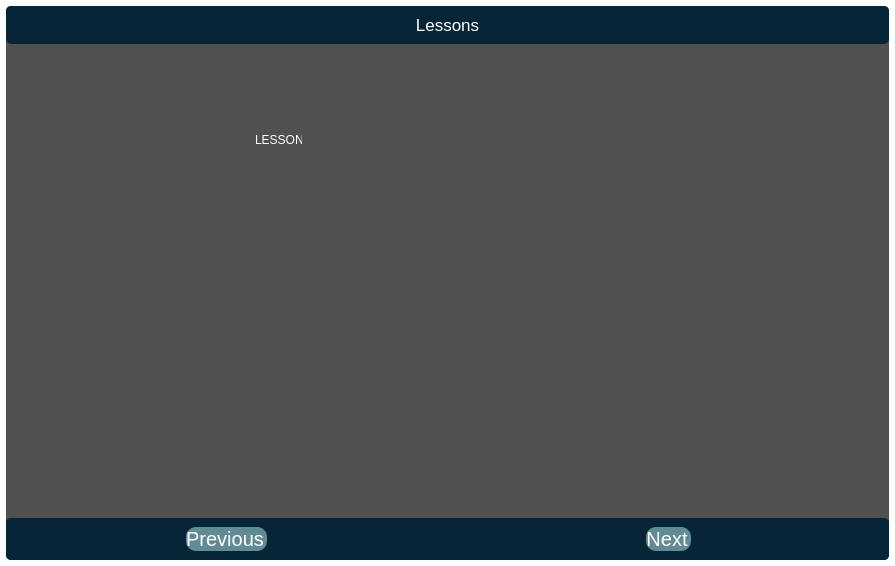
<?xml version="1.0" encoding="UTF-8"?>
<ui version="4.0">
 <class>lessonsDialog</class>
 <widget class="QDialog" name="lessonsDialog">
  <property name="geometry">
   <rect>
    <x>0</x>
    <y>0</y>
    <width>895</width>
    <height>566</height>
   </rect>
  </property>
  <property name="windowTitle">
   <string>Dialog</string>
  </property>
  <property name="styleSheet">
   <string notr="true">*{
border: none;
background-color: transparent;
background: transparent;
padding: 0;
margin: 0;
color: #fff;
}
#widget{
border-image: url(:/images/back1.png);

}
#widget_2{
background-color:rgba(0,0,0,175);
border-radius: 20px;
}</string>
  </property>
  <layout class="QVBoxLayout" name="verticalLayout">
   <property name="spacing">
    <number>0</number>
   </property>
   <property name="leftMargin">
    <number>0</number>
   </property>
   <property name="topMargin">
    <number>0</number>
   </property>
   <property name="rightMargin">
    <number>0</number>
   </property>
   <property name="bottomMargin">
    <number>0</number>
   </property>
   <item>
    <widget class="QWidget" name="widget" native="true">
     <layout class="QVBoxLayout" name="verticalLayout_2">
      <property name="spacing">
       <number>0</number>
      </property>
      <property name="leftMargin">
       <number>6</number>
      </property>
      <property name="topMargin">
       <number>6</number>
      </property>
      <property name="rightMargin">
       <number>6</number>
      </property>
      <property name="bottomMargin">
       <number>6</number>
      </property>
      <item>
       <widget class="QWidget" name="widget_2" native="true">
        <layout class="QVBoxLayout" name="verticalLayout_3">
         <property name="spacing">
          <number>0</number>
         </property>
         <property name="leftMargin">
          <number>0</number>
         </property>
         <property name="topMargin">
          <number>0</number>
         </property>
         <property name="rightMargin">
          <number>0</number>
         </property>
         <property name="bottomMargin">
          <number>0</number>
         </property>
         <item>
          <widget class="QWidget" name="widget_3" native="true">
           <layout class="QVBoxLayout" name="verticalLayout_4">
            <property name="spacing">
             <number>0</number>
            </property>
            <property name="leftMargin">
             <number>0</number>
            </property>
            <property name="topMargin">
             <number>0</number>
            </property>
            <property name="rightMargin">
             <number>0</number>
            </property>
            <property name="bottomMargin">
             <number>0</number>
            </property>
            <item>
             <widget class="QWidget" name="topContainer" native="true">
              <property name="styleSheet">
               <string notr="true">background-color: rgb(6, 38, 56);
border-radius: 5px;</string>
              </property>
              <layout class="QHBoxLayout" name="horizontalLayout">
               <property name="spacing">
                <number>0</number>
               </property>
               <property name="leftMargin">
                <number>0</number>
               </property>
               <property name="topMargin">
                <number>0</number>
               </property>
               <property name="rightMargin">
                <number>0</number>
               </property>
               <property name="bottomMargin">
                <number>0</number>
               </property>
               <item alignment="Qt::AlignLeft|Qt::AlignTop">
                <widget class="QWidget" name="widget_4" native="true">
                 <layout class="QVBoxLayout" name="verticalLayout_5">
                  <item>
                   <widget class="QPushButton" name="backButton">
                    <property name="text">
                     <string/>
                    </property>
                    <property name="icon">
                     <iconset resource="res.qrc">
                      <normaloff>:/icons/icons/corner-up-left.svg</normaloff>:/icons/icons/corner-up-left.svg</iconset>
                    </property>
                    <property name="iconSize">
                     <size>
                      <width>25</width>
                      <height>25</height>
                     </size>
                    </property>
                   </widget>
                  </item>
                 </layout>
                </widget>
               </item>
               <item alignment="Qt::AlignTop">
                <widget class="QWidget" name="widget_7" native="true">
                 <layout class="QVBoxLayout" name="verticalLayout_6">
                  <item>
                   <widget class="QLabel" name="label">
                    <property name="font">
                     <font>
                      <pointsize>13</pointsize>
                     </font>
                    </property>
                    <property name="text">
                     <string>Lessons</string>
                    </property>
                    <property name="alignment">
                     <set>Qt::AlignCenter</set>
                    </property>
                   </widget>
                  </item>
                 </layout>
                </widget>
               </item>
               <item alignment="Qt::AlignRight|Qt::AlignTop">
                <widget class="QWidget" name="widget_8" native="true">
                 <layout class="QHBoxLayout" name="horizontalLayout_2">
                  <property name="leftMargin">
                   <number>9</number>
                  </property>
                  <property name="topMargin">
                   <number>9</number>
                  </property>
                  <property name="rightMargin">
                   <number>9</number>
                  </property>
                  <property name="bottomMargin">
                   <number>9</number>
                  </property>
                  <item>
                   <widget class="QPushButton" name="minimizeButton">
                    <property name="text">
                     <string/>
                    </property>
                    <property name="icon">
                     <iconset resource="res.qrc">
                      <normaloff>:/icons/icons/minus.svg</normaloff>:/icons/icons/minus.svg</iconset>
                    </property>
                    <property name="iconSize">
                     <size>
                      <width>25</width>
                      <height>25</height>
                     </size>
                    </property>
                   </widget>
                  </item>
                  <item>
                   <widget class="QPushButton" name="maximizeButton">
                    <property name="text">
                     <string/>
                    </property>
                    <property name="icon">
                     <iconset resource="res.qrc">
                      <normaloff>:/icons/icons/maximize.svg</normaloff>:/icons/icons/maximize.svg</iconset>
                    </property>
                    <property name="iconSize">
                     <size>
                      <width>25</width>
                      <height>25</height>
                     </size>
                    </property>
                   </widget>
                  </item>
                  <item>
                   <widget class="QPushButton" name="closeButton">
                    <property name="text">
                     <string/>
                    </property>
                    <property name="icon">
                     <iconset resource="res.qrc">
                      <normaloff>:/icons/icons/x.svg</normaloff>:/icons/icons/x.svg</iconset>
                    </property>
                    <property name="iconSize">
                     <size>
                      <width>25</width>
                      <height>25</height>
                     </size>
                    </property>
                   </widget>
                  </item>
                 </layout>
                </widget>
               </item>
              </layout>
             </widget>
            </item>
            <item>
             <widget class="QWidget" name="centerContainer" native="true">
              <layout class="QVBoxLayout" name="verticalLayout_10">
               <item>
                <widget class="QWidget" name="topicContainer" native="true">
                 <layout class="QVBoxLayout" name="verticalLayout_11">
                  <property name="spacing">
                   <number>0</number>
                  </property>
                  <property name="leftMargin">
                   <number>0</number>
                  </property>
                  <property name="topMargin">
                   <number>0</number>
                  </property>
                  <property name="rightMargin">
                   <number>0</number>
                  </property>
                  <property name="bottomMargin">
                   <number>0</number>
                  </property>
                  <item>
                   <widget class="QStackedWidget" name="topicPages">
                    <property name="currentIndex">
                     <number>1</number>
                    </property>
                    <widget class="QWidget" name="page">
                     <widget class="QWidget" name="widget_5" native="true">
                      <property name="geometry">
                       <rect>
                        <x>150</x>
                        <y>50</y>
                        <width>120</width>
                        <height>80</height>
                       </rect>
                      </property>
                      <widget class="QLabel" name="label_2">
                       <property name="geometry">
                        <rect>
                         <x>30</x>
                         <y>20</y>
                         <width>47</width>
                         <height>13</height>
                        </rect>
                       </property>
                       <property name="text">
                        <string>LESSON1</string>
                       </property>
                      </widget>
                     </widget>
                    </widget>
                    <widget class="QWidget" name="page_2">
                     <widget class="QWidget" name="widget_6" native="true">
                      <property name="geometry">
                       <rect>
                        <x>210</x>
                        <y>60</y>
                        <width>120</width>
                        <height>80</height>
                       </rect>
                      </property>
                      <widget class="QLabel" name="label_3">
                       <property name="geometry">
                        <rect>
                         <x>30</x>
                         <y>20</y>
                         <width>47</width>
                         <height>13</height>
                        </rect>
                       </property>
                       <property name="text">
                        <string>LESSON2</string>
                       </property>
                      </widget>
                     </widget>
                    </widget>
                   </widget>
                  </item>
                 </layout>
                </widget>
               </item>
              </layout>
             </widget>
            </item>
            <item>
             <widget class="QWidget" name="botContainer" native="true">
              <property name="styleSheet">
               <string notr="true">background-color: rgb(6, 38, 56);
border-radius: 5px;</string>
              </property>
              <layout class="QVBoxLayout" name="verticalLayout_7">
               <property name="spacing">
                <number>0</number>
               </property>
               <property name="leftMargin">
                <number>0</number>
               </property>
               <property name="topMargin">
                <number>0</number>
               </property>
               <property name="rightMargin">
                <number>0</number>
               </property>
               <property name="bottomMargin">
                <number>0</number>
               </property>
               <item>
                <widget class="QWidget" name="widget_9" native="true">
                 <layout class="QHBoxLayout" name="horizontalLayout_3">
                  <property name="spacing">
                   <number>0</number>
                  </property>
                  <property name="leftMargin">
                   <number>0</number>
                  </property>
                  <property name="topMargin">
                   <number>0</number>
                  </property>
                  <property name="rightMargin">
                   <number>0</number>
                  </property>
                  <property name="bottomMargin">
                   <number>0</number>
                  </property>
                  <item alignment="Qt::AlignHCenter|Qt::AlignVCenter">
                   <widget class="QWidget" name="widget_11" native="true">
                    <layout class="QVBoxLayout" name="verticalLayout_9">
                     <item>
                      <widget class="QPushButton" name="prevPageButton">
                       <property name="font">
                        <font>
                         <pointsize>15</pointsize>
                        </font>
                       </property>
                       <property name="styleSheet">
                        <string notr="true">#prevPageButton{
	background-color: rgb(96, 139, 149);
	border-radius: 10px;
	padding-right: 3px;
}
#prevPageButton:hover{
	background-color: rgb(145, 173, 179);
	border-radius: 10px
}
#prevPageButton:pressed{
	background-color: rgb(78, 93, 100);
}


</string>
                       </property>
                       <property name="text">
                        <string>Previous</string>
                       </property>
                       <property name="icon">
                        <iconset resource="res.qrc">
                         <normaloff>:/icons/icons/arrow-left-circle.svg</normaloff>:/icons/icons/arrow-left-circle.svg</iconset>
                       </property>
                       <property name="iconSize">
                        <size>
                         <width>50</width>
                         <height>50</height>
                        </size>
                       </property>
                      </widget>
                     </item>
                    </layout>
                   </widget>
                  </item>
                  <item alignment="Qt::AlignHCenter|Qt::AlignVCenter">
                   <widget class="QWidget" name="widget_10" native="true">
                    <layout class="QVBoxLayout" name="verticalLayout_8">
                     <item>
                      <widget class="QPushButton" name="nextPageButton">
                       <property name="font">
                        <font>
                         <pointsize>15</pointsize>
                        </font>
                       </property>
                       <property name="styleSheet">
                        <string notr="true">#nextPageButton{
	background-color: rgb(96, 139, 149);
	border-radius: 10px;
	padding-right: 3px;
}
#nextPageButton:hover{
	background-color: rgb(145, 173, 179);
	border-radius: 10px
}
#nextPageButton:pressed{
	background-color: rgb(78, 93, 100);
}


</string>
                       </property>
                       <property name="text">
                        <string>Next</string>
                       </property>
                       <property name="icon">
                        <iconset resource="res.qrc">
                         <normaloff>:/icons/icons/arrow-right-circle.svg</normaloff>:/icons/icons/arrow-right-circle.svg</iconset>
                       </property>
                       <property name="iconSize">
                        <size>
                         <width>50</width>
                         <height>50</height>
                        </size>
                       </property>
                      </widget>
                     </item>
                    </layout>
                   </widget>
                  </item>
                 </layout>
                </widget>
               </item>
              </layout>
             </widget>
            </item>
           </layout>
          </widget>
         </item>
        </layout>
       </widget>
      </item>
     </layout>
    </widget>
   </item>
  </layout>
 </widget>
 <resources>
  <include location="res.qrc"/>
 </resources>
 <connections/>
</ui>
